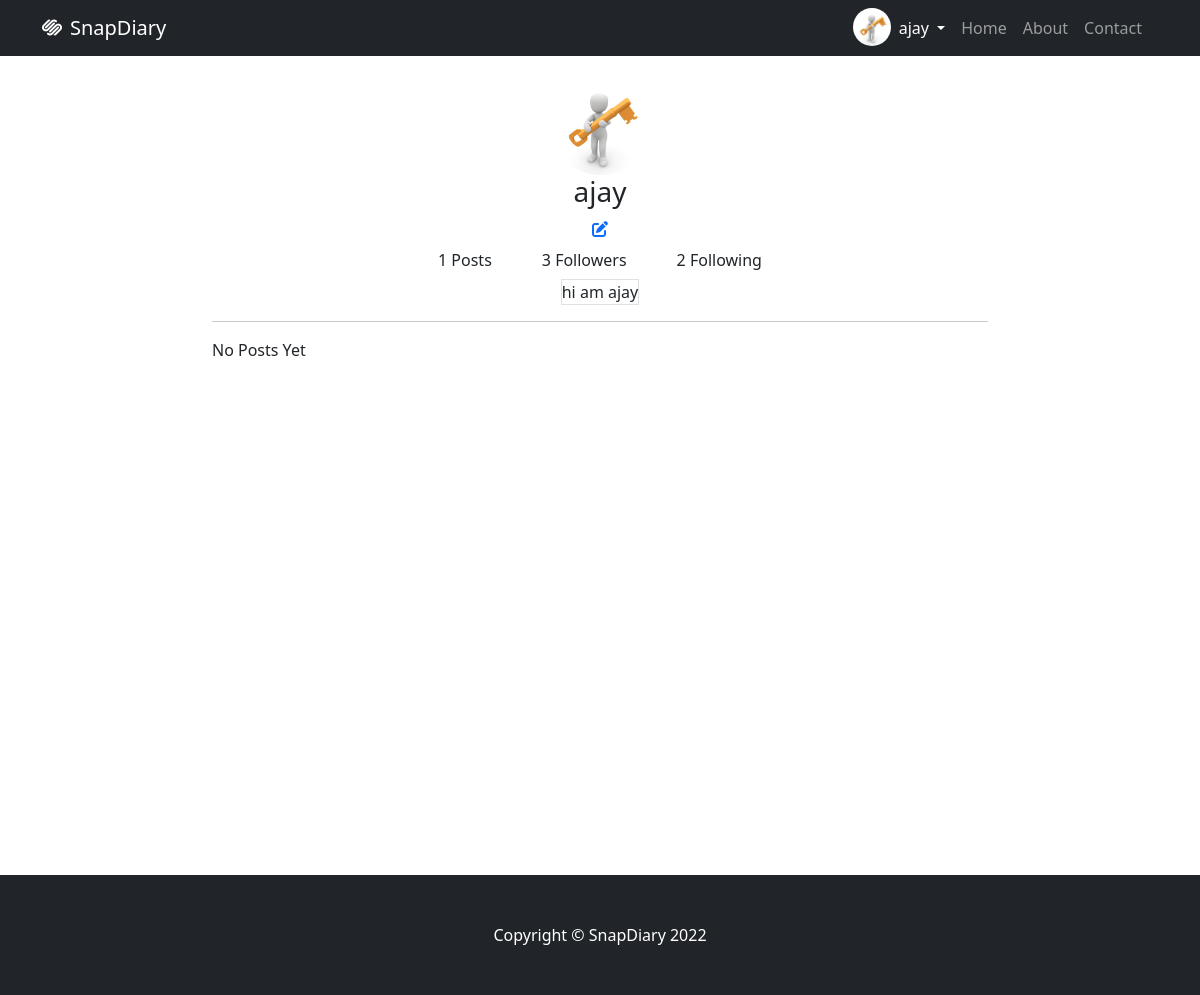
/user/profilepic_change/ (signed in), run on the app's committed database.
### socialapp/models.py (models this page shows)
class Myuser(AbstractUser):
  profile_pic = models.ImageField(upload_to='profile', default='default/pro_pic.png')

class UserProfile(models.Model):
  user = models.OneToOneField(Myuser, on_delete=models.CASCADE, related_name='user_profile')
  bio = models.CharField(max_length=120, null=True, blank=True)
  mobile = models.CharField(max_length=12, null=True, blank=True)
  dob = models.DateField(null=True, blank=True)
  GENDER_CHOICES = (
    ('Male', 'Male'),
    ('Female', 'Female'),
    ('Others', 'Others')
  )
  gender = models.CharField(max_length=12, choices=GENDER_CHOICES, null=True, blank=True)
  following = models.ManyToManyField(Myuser, related_name='followinglist', blank=True)
  followers = models.ManyToManyField(Myuser, related_name='followerslist', blank=True)
  @property
  def get_followers(self):
    return self.followers.all()
  @property
  def get_followings(self):
    return self.following.all()

### socialapp/views.py (the view, shortened to what this page needs)
# urls.py: path('user/profilepic_change/', views.ChangeProfilePicView.as_view(), name='social-change-propic'),
@method_decorator(decs, name='dispatch')
class ChangeProfilePicView(View):
  def get(self, request):
        return render(request, 'profile.html')

### socialapp/views.py (called while the page is built)
def signin_required(fn):
  def wrapper(request, *args, **kwargs):
    if not request.user.is_authenticated:
      return redirect('social-login')
    else:
      return fn(request, *args, **kwargs)
  return wrapper

### socialapp/templates/profile.html (shortened to what this page needs)
{%extends 'base.html'%}
{%block body_block%}
<div class="container-fluid">
	<div class="row">
		<div class="col-2"></div>
		<div class="col-8" style="min-height: 100vh;">
			<div>
				<div class="d-flex justify-content-center">
					<div>
						<a href="" data-bs-toggle="modal" data-bs-target="#profilePic" role="button">
							<img
							src="{{request.user.profile_pic.url}}"
							class="rounded-circle  d-inline"
							alt="avatar"
							style="width: 100px; height: 100px; object-fit: cover"
							/>
						</a>
					</div>
				</div>
				<div class="d-flex justify-content-center">
					<div>
						<h3>{{request.user}}</h3>
					</div>
				</div>
				{%if request.user.user_profile%}
				<div class="d-flex justify-content-center">
					<a href="{%url 'social-edit-profile'%}" ><i class="fa-solid fa-pen-to-square "></i></a>
				</div>
				{%else%}
				<div class="d-flex justify-content-center">
					<a href="{%url 'social-add-profile'%}" ><i class="fa-solid fa-plus"></i></a>
				</div>
				{%endif%}
				<div class="d-flex justify-content-center">
					{%if request.user.my_post.all%}
						<div>
							<a href="" class="btn me-4">{{request.user.my_post.count}} Posts</a>
						</div>
					{%else%}
						<div>
							<a href="" class="btn me-4">0 Posts</a>
						</div>
					{%endif%}
					<div>
						{%if request.user.user_profile%}
							<a href="" class="btn me-4">{{request.user.user_profile.get_followers.count}} Followers</a>
						{%else%}
							<a href="" class="btn me-4">0 Followers</a>
						{%endif%}
					</div>
					<div>
						{%if request.user.user_profile%}
							<a href="" class="btn">{{request.user.user_profile.get_followings.count}} Following</a>
						{%else%}
							<a href="" class="btn me-4">0 Following</a>
						{%endif%}
					</div>
				</div>
				<div class="d-flex justify-content-center">
					{%if request.user.user_profile.bio%}
					<div class="border">
						{{request.user.user_profile.bio}}
					</div>
					{%endif%}
				</div>
				<hr>
				{%if myposts%}
				{%for post in myposts%}
				<div class="d-flex justify-content-center">
					<div class="bg-white p-4 rounded shadow mt-3 mb-3">
						<div class="d-flex justify-content-between">
								<div class="d-flex">
										<img
												src="{{post.user.profile_pic.url}}"
												alt="avatar"
												class="rounded-circle me-2"
												style="width: 38px; height: 38px; object-fit: cover"
										/>
										<div>
												<p class="m-0 fw-bold">{{post.user}}</p>
												<span class="text-muted fs-7">{{post.posted_date}}</span>
										</div>
								</div>
								<i
								class="fas fa-ellipsis-h"
								type="button"
								id="post1Menu"
								data-bs-toggle="dropdown"
								aria-expanded="false"
								>
								</i>
								<ul
								class="dropdown-menu border-0 shadow"
								aria-labelledby="post1Menu"
								>
										<li class="d-flex align-items-center">
												<a
														class="dropdown-item d-flex justify-content-around align-items-center fs-7"
														href="#"
												>
														Edit Post
												</a>
										</li>
										<li class="d-flex align-items-center">
												<a
												class="dropdown-item d-flex justify-content-around align-items-center fs-7"
												href="#"
												>
												Delete Post</a
												>
										</li>
								</ul>
						</div>
						<div class="mt-3">
								<div>
										<p>
												{{post.title}}
										</p>
										<p>
												{{post.description}}
										</p>
										<img
												src="{{post.post_image.url}}"
												alt="post image"
												class="img-fluid rounded"
										/>
								</div>
								<div class="mt-3 d-flex justify-content-between">
										<div><i class="text-primary fas fa-thumbs-up"></i> 10</div>
										<div>2 Comments</i></div>
								</div>
								<hr>
								<div class="d-flex justify-content-between">
										<div>
												<a href="" class="btn text-muted" style="border: none;">
														<i class="fas fa-thumbs-up me-3"></i>
														<span class="m-0">Like</span>
												</a>
										</div>
										<div>
												<a class="btn text-muted" data-bs-toggle="collapse" href="#collapseExample" role="button" aria-expanded="false" aria-controls="collapseExample">
														<i class="fas fa-comment-alt me-3"></i>
														<span class="m-0">Comment</span>
												</a>
										</div>
								</div>
								<div class="collapse mt-3" id="collapseExample">
										<div class="card card-body">
												<div class="d-flex align-items-center my-1">
														<img
														src="https://source.unsplash.com/collection/happy-people"
														alt="avatar"
														class="rounded-circle me-2"
														style="
																width: 38px;
																height: 38px;
																object-fit: cover;
														"
														/>
														<div class="p-3 rounded comment__input w-100">
																<div class="d-flex justify-content-end">
																		<i
																		class="fas fa-ellipsis-h text-blue pointer"
																		id="post1CommentMenuButton"
																		data-bs-toggle="dropdown"
																		aria-expanded="false"
																		></i>
																		<ul
																		class="dropdown-menu border-0 shadow"
																		aria-labelledby="post1CommentMenuButton"
																		>
																				<li class="d-flex align-items-center">
																						<a
																						class="dropdown-item d-flex justify-content-around align-items-center fs-7"
																						href="#"
																						>
																						Edit Comment</a
																						>
																				</li>
																				<li class="d-flex align-items-center">
																						<a
																						class="dropdown-item d-flex justify-content-around align-items-center fs-7"
																						href="#"
																						>
																						Delete Comment</a
																						>
																				</li>
																		</ul>
																</div>
																<p class="fw-bold m-0">John</p>
																<p class="m-0 fs-7 bg-gray p-2 rounded">
																		Lorem ipsum dolor sit amet, consectetur
																		adipiscing elit.
																</p>
														</div>
												</div>
												<form class="d-flex my-1">
														<div>
																<img
																		src="{{request.user.profile_pic.url}}"
																		class="rounded-circle me-2"
																		style="
																		width: 38px;
																		height: 38px;
																		object-fit: cover;
																		"
																/>
														</div>
														<input
														type="text"
														class="form-control border-0 rounded-pill bg-gray"
														placeholder="Write a comment"
														/>
												</form>
										</div>
								</div>
						</div>
				</div>
				</div>
				{%endfor%}
				{%else%}
					<p>No Posts Yet</p>
				{%endif%}
			</div>
		</div>
		<div class="col-2"></div>
	</div>
</div>
{%endblock%}

### socialapp/templates/base.html (shortened to what this page needs)
<!DOCTYPE html>
{%load static%}
<html lang="en">
    <head>
        <link href={%static 'css/styles.css'%} rel="stylesheet" />
        <link href={%static 'css/nav.css'%} rel="stylesheet">
        <link rel="stylesheet" href="https://cdnjs.cloudflare.com/ajax/libs/font-awesome/6.2.0/css/all.min.css" />
        <link href="https://cdn.jsdelivr.net/npm/bootstrap@5.2.2/dist/css/bootstrap.min.css" rel="stylesheet">
    </head>
    <body>
        <nav class="navbar navbar-expand-lg navbar-dark bg-dark position-fixed-bottom">
            <div class="container">
                <a class="navbar-brand" href="{%url 'social-home'%}"><i class="fa-brands fa-squarespace me-2"></i>SnapDiary</a>
                <div class="collapse navbar-collapse" id="navbarSupportedContent">
                    <ul class="navbar-nav ms-auto mb-2 mb-lg-0">
                      <img
                      src="{{request.user.profile_pic.url}}"
                      class="rounded-circle  d-inline"
                      alt="avatar"
                      style="width: 38px; height: 38px; object-fit: cover"
                      />
                      <li class="nav-item dropdown">
                        <a class="nav-link dropdown-toggle active" href="#" role="button" data-bs-toggle="dropdown" aria-expanded="false">
                          {{request.user}}
                        </a>
                      </li>
                      <li class="nav-item"><a class="nav-link" href="{%url 'social-home'%}">Home</a></li>
                      <li class="nav-item"><a class="nav-link" href="#!">About</a></li>
                      <li class="nav-item me-2"><a class="nav-link" href="#!">Contact</a></li>
                    </ul>
                </div>
            </div>
        </nav>
        {%block body_block%}
        {%endblock%}
        <footer class="py-5 bg-dark">
            <div class="container"><p class="m-0 text-center text-white">Copyright &copy; SnapDiary 2022</p></div>
        </footer>
    </body>
</html>

### socialapp/static/css/nav.css (style rules this page uses)
.navbar { position:fixed !important; width:100%; z-index: 1000000; top:0; }
body { padding-top:75px; }

### data on the page
Myuser: user.profile_pic (picture), user "ajay", user.my_post.count "1", user.user_profile.get_followers.count "3", user.user_profile.get_followings.count "2", user.user_profile.bio "hi am ajay"
